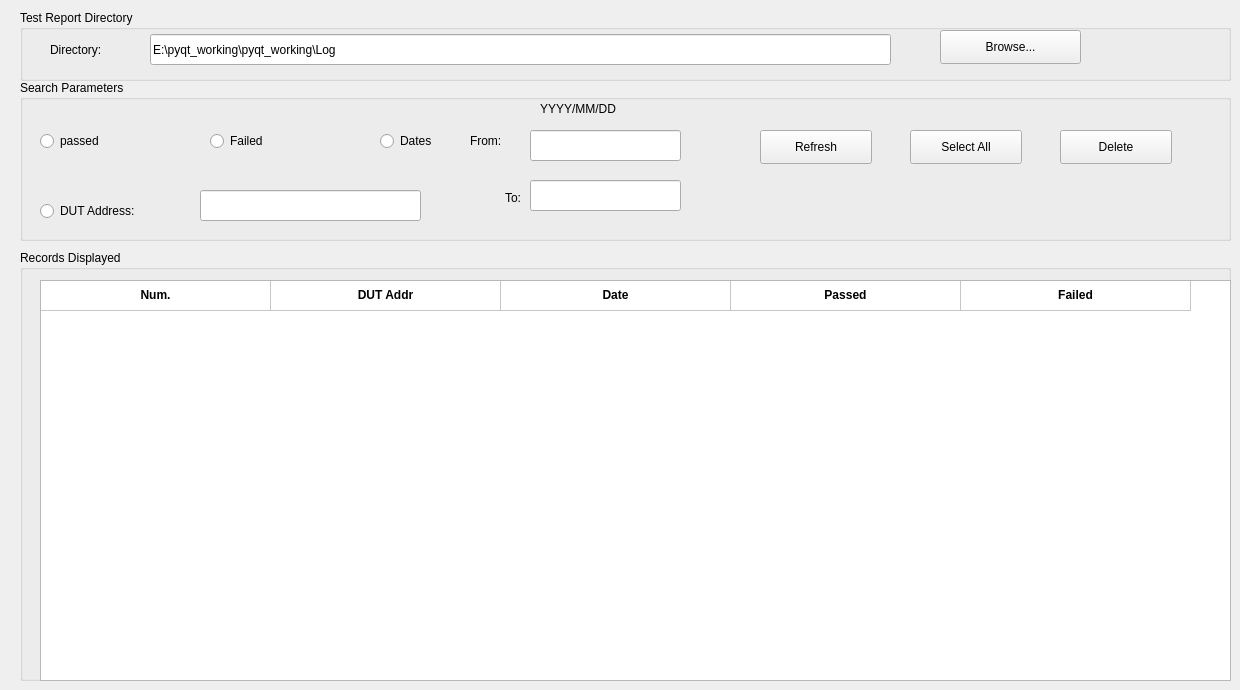
        <widget class="QWidget" name="tab_3">
         <attribute name="title">
          <string>Test Report</string>
         </attribute>
         <widget class="QGroupBox" name="groupBox_51">
          <property name="geometry">
           <rect>
            <x>20</x>
            <y>250</y>
            <width>1211</width>
            <height>431</height>
           </rect>
          </property>
          <property name="title">
           <string>Records Displayed</string>
          </property>
          <widget class="QTableWidget" name="tableWidget">
           <property name="geometry">
            <rect>
             <x>20</x>
             <y>30</y>
             <width>1191</width>
             <height>401</height>
            </rect>
           </property>
           <property name="palette">
            <palette>
             <active>
              <colorrole role="Text">
               <brush brushstyle="SolidPattern">
                <color alpha="255">
                 <red>0</red>
                 <green>0</green>
                 <blue>0</blue>
                </color>
               </brush>
              </colorrole>
             </active>
             <inactive>
              <colorrole role="Text">
               <brush brushstyle="SolidPattern">
                <color alpha="255">
                 <red>0</red>
                 <green>0</green>
                 <blue>0</blue>
                </color>
               </brush>
              </colorrole>
             </inactive>
             <disabled>
              <colorrole role="Text">
               <brush brushstyle="SolidPattern">
                <color alpha="255">
                 <red>120</red>
                 <green>120</green>
                 <blue>120</blue>
                </color>
               </brush>
              </colorrole>
             </disabled>
            </palette>
           </property>
           <property name="autoFillBackground">
            <bool>false</bool>
           </property>
           <property name="autoScrollMargin">
            <number>10</number>
           </property>
           <property name="dragEnabled">
            <bool>true</bool>
           </property>
           <property name="alternatingRowColors">
            <bool>false</bool>
           </property>
           <property name="selectionMode">
            <enum>QAbstractItemView::NoSelection</enum>
           </property>
           <property name="selectionBehavior">
            <enum>QAbstractItemView::SelectItems</enum>
           </property>
           <property name="textElideMode">
            <enum>Qt::ElideMiddle</enum>
           </property>
           <property name="verticalScrollMode">
            <enum>QAbstractItemView::ScrollPerItem</enum>
           </property>
           <property name="horizontalScrollMode">
            <enum>QAbstractItemView::ScrollPerItem</enum>
           </property>
           <property name="sortingEnabled">
            <bool>false</bool>
           </property>
           <property name="rowCount">
            <number>1</number>
           </property>
           <property name="columnCount">
            <number>5</number>
           </property>
           <attribute name="horizontalHeaderVisible">
            <bool>false</bool>
           </attribute>
           <attribute name="horizontalHeaderCascadingSectionResizes">
            <bool>true</bool>
           </attribute>
           <attribute name="horizontalHeaderDefaultSectionSize">
            <number>230</number>
           </attribute>
           <attribute name="horizontalHeaderStretchLastSection">
            <bool>false</bool>
           </attribute>
           <attribute name="verticalHeaderVisible">
            <bool>false</bool>
           </attribute>
           <attribute name="verticalHeaderDefaultSectionSize">
            <number>30</number>
           </attribute>
           <row/>
           <column/>
           <column/>
           <column/>
           <column/>
           <column/>
           <item row="0" column="0">
            <property name="text">
             <string>Num.</string>
            </property>
            <property name="font">
             <font>
              <weight>75</weight>
              <bold>true</bold>
             </font>
            </property>
            <property name="textAlignment">
             <set>AlignHCenter|AlignVCenter|AlignCenter</set>
            </property>
            <property name="background">
             <brush brushstyle="NoBrush">
              <color alpha="255">
               <red>155</red>
               <green>155</green>
               <blue>155</blue>
              </color>
             </brush>
            </property>
            <property name="foreground">
             <brush brushstyle="NoBrush">
              <color alpha="255">
               <red>0</red>
               <green>0</green>
               <blue>0</blue>
              </color>
             </brush>
            </property>
           </item>
           <item row="0" column="1">
            <property name="text">
             <string>DUT Addr</string>
            </property>
            <property name="font">
             <font>
              <weight>75</weight>
              <bold>true</bold>
             </font>
            </property>
            <property name="textAlignment">
             <set>AlignHCenter|AlignVCenter|AlignCenter</set>
            </property>
            <property name="background">
             <brush brushstyle="NoBrush">
              <color alpha="255">
               <red>155</red>
               <green>155</green>
               <blue>155</blue>
              </color>
             </brush>
            </property>
           </item>
           <item row="0" column="2">
            <property name="text">
             <string>Date</string>
            </property>
            <property name="font">
             <font>
              <weight>75</weight>
              <bold>true</bold>
             </font>
            </property>
            <property name="textAlignment">
             <set>AlignHCenter|AlignVCenter|AlignCenter</set>
            </property>
            <property name="background">
             <brush brushstyle="NoBrush">
              <color alpha="255">
               <red>155</red>
               <green>155</green>
               <blue>155</blue>
              </color>
             </brush>
            </property>
           </item>
           <item row="0" column="3">
            <property name="text">
             <string>Passed</string>
            </property>
            <property name="font">
             <font>
              <weight>75</weight>
              <bold>true</bold>
             </font>
            </property>
            <property name="textAlignment">
             <set>AlignHCenter|AlignVCenter|AlignCenter</set>
            </property>
            <property name="background">
             <brush brushstyle="NoBrush">
              <color alpha="255">
               <red>155</red>
               <green>155</green>
               <blue>155</blue>
              </color>
             </brush>
            </property>
           </item>
           <item row="0" column="4">
            <property name="text">
             <string>Failed</string>
            </property>
            <property name="font">
             <font>
              <weight>75</weight>
              <bold>true</bold>
             </font>
            </property>
            <property name="textAlignment">
             <set>AlignHCenter|AlignVCenter|AlignCenter</set>
            </property>
            <property name="background">
             <brush brushstyle="NoBrush">
              <color alpha="255">
               <red>155</red>
               <green>155</green>
               <blue>155</blue>
              </color>
             </brush>
            </property>
           </item>
          </widget>
         </widget>
         <widget class="QGroupBox" name="groupBox_52">
          <property name="geometry">
           <rect>
            <x>20</x>
            <y>80</y>
            <width>1211</width>
            <height>161</height>
           </rect>
          </property>
          <property name="title">
           <string>Search Parameters</string>
          </property>
          <widget class="QRadioButton" name="radioButton">
           <property name="geometry">
            <rect>
             <x>20</x>
             <y>50</y>
             <width>132</width>
             <height>22</height>
            </rect>
           </property>
           <property name="text">
            <string>passed</string>
           </property>
          </widget>
          <widget class="QRadioButton" name="radioButton_2">
           <property name="geometry">
            <rect>
             <x>190</x>
             <y>50</y>
             <width>132</width>
             <height>22</height>
            </rect>
           </property>
           <property name="text">
            <string>Failed</string>
           </property>
          </widget>
          <widget class="QRadioButton" name="radioButton_3">
           <property name="geometry">
            <rect>
             <x>20</x>
             <y>120</y>
             <width>161</width>
             <height>22</height>
            </rect>
           </property>
           <property name="text">
            <string>DUT Address:</string>
           </property>
          </widget>
          <widget class="QLineEdit" name="lineEdit_20">
           <property name="geometry">
            <rect>
             <x>180</x>
             <y>110</y>
             <width>221</width>
             <height>31</height>
            </rect>
           </property>
          </widget>
          <widget class="QRadioButton" name="radioButton_4">
           <property name="geometry">
            <rect>
             <x>360</x>
             <y>50</y>
             <width>91</width>
             <height>22</height>
            </rect>
           </property>
           <property name="text">
            <string>Dates</string>
           </property>
          </widget>
          <widget class="QLineEdit" name="lineEdit_21">
           <property name="geometry">
            <rect>
             <x>510</x>
             <y>50</y>
             <width>151</width>
             <height>31</height>
            </rect>
           </property>
          </widget>
          <widget class="QLineEdit" name="lineEdit_22">
           <property name="geometry">
            <rect>
             <x>510</x>
             <y>100</y>
             <width>151</width>
             <height>31</height>
            </rect>
           </property>
          </widget>
          <widget class="QLabel" name="label_103">
           <property name="geometry">
            <rect>
             <x>520</x>
             <y>20</y>
             <width>131</width>
             <height>18</height>
            </rect>
           </property>
           <property name="text">
            <string>YYYY/MM/DD</string>
           </property>
          </widget>
          <widget class="QLabel" name="label_105">
           <property name="geometry">
            <rect>
             <x>450</x>
             <y>50</y>
             <width>51</width>
             <height>21</height>
            </rect>
           </property>
           <property name="text">
            <string>From:</string>
           </property>
          </widget>
          <widget class="QLabel" name="label_106">
           <property name="geometry">
            <rect>
             <x>450</x>
             <y>107</y>
             <width>51</width>
             <height>21</height>
            </rect>
           </property>
           <property name="text">
            <string>To:</string>
           </property>
           <property name="alignment">
            <set>Qt::AlignRight|Qt::AlignTrailing|Qt::AlignVCenter</set>
           </property>
          </widget>
          <widget class="QPushButton" name="pushButton">
           <property name="geometry">
            <rect>
             <x>740</x>
             <y>50</y>
             <width>112</width>
             <height>34</height>
            </rect>
           </property>
           <property name="text">
            <string>Refresh</string>
           </property>
          </widget>
          <widget class="QPushButton" name="pushButton_2">
           <property name="geometry">
            <rect>
             <x>890</x>
             <y>50</y>
             <width>112</width>
             <height>34</height>
            </rect>
           </property>
           <property name="text">
            <string>Select All</string>
           </property>
          </widget>
          <widget class="QPushButton" name="pushButton_3">
           <property name="geometry">
            <rect>
             <x>1040</x>
             <y>50</y>
             <width>112</width>
             <height>34</height>
            </rect>
           </property>
           <property name="text">
            <string>Delete</string>
           </property>
          </widget>
         </widget>
         <widget class="QGroupBox" name="groupBox_5">
          <property name="geometry">
           <rect>
            <x>20</x>
            <y>10</y>
            <width>1211</width>
            <height>71</height>
           </rect>
          </property>
          <property name="title">
           <string>Test Report Directory</string>
          </property>
          <widget class="QLineEdit" name="lineEdit_browse">
           <property name="geometry">
            <rect>
             <x>130</x>
             <y>24</y>
             <width>741</width>
             <height>31</height>
            </rect>
           </property>
           <property name="text">
            <string>E:\pyqt_working\pyqt_working\Log</string>
           </property>
          </widget>
          <widget class="QPushButton" name="pushButton_browse">
           <property name="geometry">
            <rect>
             <x>920</x>
             <y>20</y>
             <width>141</width>
             <height>34</height>
            </rect>
           </property>
           <property name="text">
            <string>Browse...</string>
           </property>
          </widget>
          <widget class="QLabel" name="label_45">
           <property name="geometry">
            <rect>
             <x>30</x>
             <y>30</y>
             <width>91</width>
             <height>20</height>
            </rect>
           </property>
           <property name="text">
            <string>Directory:</string>
           </property>
          </widget>
         </widget>
        </widget>
